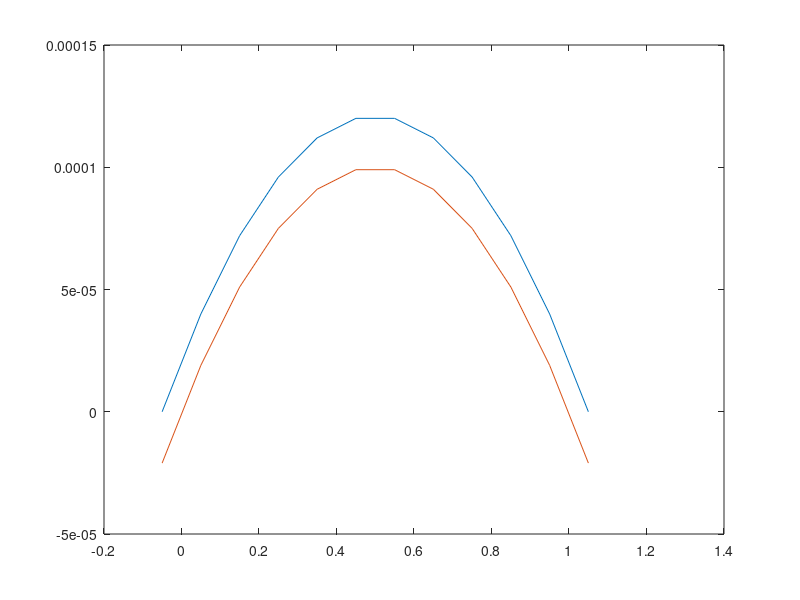

Reproduce this figure in MATLAB.

H=1;
n=10;
Re=100;
mu=0.001;
rho=1000;
u_inf=0;
u_sup=0;

%% parametros geometricos e de malha
dy = H/n;
y = -(dy/2):dy:(H+dy/2);
%% paramentros fisicos
nu = mu/rho;
gradp = -8*mu^2*Re/(rho*H^3);
utau = sqrt(H/2*abs(gradp)/rho);

%% alocacao de memoria
A = sparse(n+2,n+2);
b = zeros(n+2,1);

%% perfil laminar
for i = 1:n
    j = i+1;
    A(j,j-1) = nu/dy^2;
    A(j,j+1) = nu/dy^2;
    A(j,j) = -2*nu/dy^2;
    b(j) = gradp/rho;
end
% CC: borda inferior
A(1,1) = 1;
%%%%%A(1,2) = 1;
b(1) = 2*u_inf;
% CC: borda superior
A(n+2,n+2) = 1;
%%%A(n+2,n+2-1) = 1;
b(n+2) = 2*u_sup;
% solucao do sistema
u = inv(A)*b;
% validacao (para u_inf e u_sup = 0)
ue = 1/(2*mu)*gradp*(y.^2-H*y);
plot(y,u,y,ue)